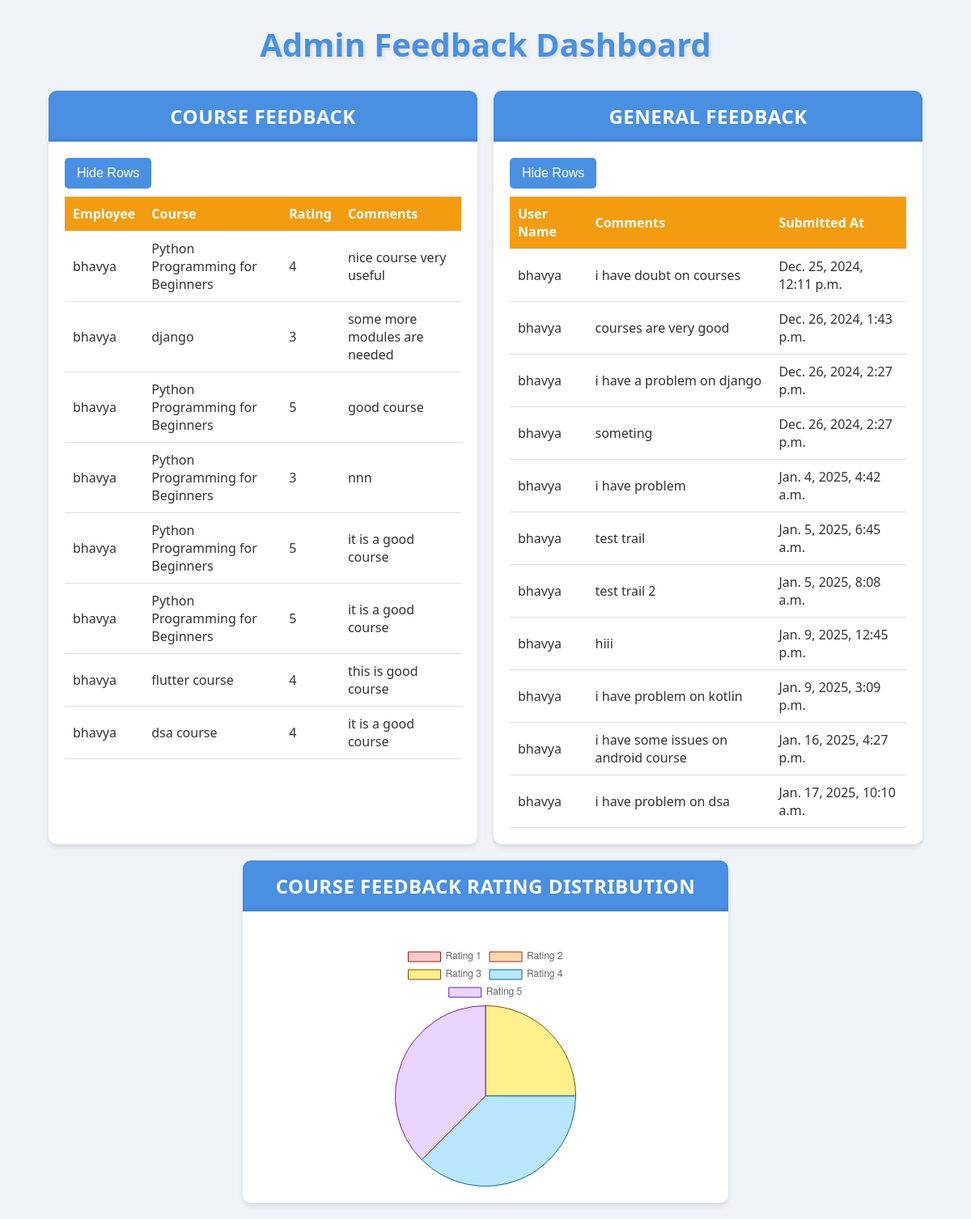
The page /dashboard/feedback_tracker/1/ (signed in) on the database its author committed.
### dashboards/models.py (models this page shows, shortened)
class Feedback(models.Model):
    feedback_id = models.AutoField(primary_key=True)
    course = models.ForeignKey('Course', on_delete=models.CASCADE)  # ForeignKey to Course
    employee = models.ForeignKey('authentication.User', on_delete=models.CASCADE)  # ForeignKey to User
    rating = models.IntegerField()  # IntegerField for ratings
    comments = models.TextField(blank=True, null=True)
    class Meta:
        constraints = [
            models.CheckConstraint(check=models.Q(rating__gte=1) & models.Q(rating__lte=5), name='rating_between_1_and_5')
        ]

class Course(models.Model):
    course_id = models.AutoField(primary_key=True)
    title = models.CharField(max_length=255, unique=True)
    description = models.TextField(null=True, blank=True)
    created_by = models.ForeignKey(
        'authentication.User',
        on_delete=models.CASCADE,
        limit_choices_to={'role__role_name': 'Admin'},
        related_name='created_courses'
    )
    created_at = models.DateTimeField(auto_now_add=True)
    employees = models.ManyToManyField(
        'authentication.User',
        related_name='enrolled_courses',
        limit_choices_to={'role__role_name': 'Employee'},
        blank=True
    )

class GeneralFeedback(models.Model):
    user = models.ForeignKey('authentication.User', on_delete=models.CASCADE)  # User providing the feedback
    comments = models.TextField()  # Feedback comments
    submitted_at = models.DateTimeField(auto_now_add=True)  # Timestamp of submission

### authentication/models.py (models this page shows, shortened)
class User(models.Model):
    name = models.CharField(max_length=100)
    email = models.EmailField(unique=True)
    password = models.CharField(max_length=255)
    role = models.ForeignKey(Role, on_delete=models.CASCADE)

### dashboards/views.py (the view)
# urls.py: path('feedback_tracker/<int:user_id>/',views.feedback_tracker,name='feedback_tracker'),
@role_required(allowed_roles=['Manager', 'Admin'])
def feedback_tracker(request, user_id):
    feedbacks = Feedback.objects.all().select_related('course', 'employee')
    general_feedback_data = GeneralFeedback.objects.all().select_related('user')
    rating_counts = (
        Feedback.objects.values('rating')
        .annotate(count=Count('rating'))
        .order_by('rating')
    )
    course_feedback_chart_data = {str(i): 0 for i in range(1, 6)}
    for rating_count in rating_counts:
        rating = str(rating_count['rating'])
        count = rating_count['count']
        course_feedback_chart_data[rating] = count
    return render(request, 'dashboards/feedback_tracker.html', {
        'course_feedback_data': feedbacks,
        'general_feedback_data': general_feedback_data,
        'course_feedback_chart_data': course_feedback_chart_data
    })

### dashboards/templates/dashboards/feedback_tracker.html (shortened to what this page needs)
{% load static %}
<!DOCTYPE html>
<html lang="en">
<head>
    <link rel="stylesheet" href="{% static 'css/feedback_tracker.css' %}?v=1.0">
</head>
<body>
    <h1 class="fade-in">Admin Feedback Dashboard</h1>
<div class="container">
    <div class="card fade-in">
        <div class="card-header">Course Feedback</div>
        <div class="card-content">
            <button id="toggleCourseRows" class="toggle-button" onclick="toggleRows('toggleCourseRows', 'courseFeedbackTable')">Hide Rows</button>
            <table id="courseFeedbackTable">
                <thead>
                    <tr>
                        <th>Employee</th>
                        <th>Course</th>
                        <th>Rating</th>
                        <th>Comments</th>
                    </tr>
                </thead>
                <tbody>
                    {% for feedback in course_feedback_data %}
                    <tr>
                        <td>{{ feedback.employee.name }}</td>
                        <td>{{ feedback.course.title }}</td>
                        <td>{{ feedback.rating }}</td>
                        <td>{{ feedback.comments }}</td>
                    </tr>
                    {% empty %}
                    <tr>
                        <td colspan="4">No feedback available.</td>
                    </tr>
                    {% endfor %}
                </tbody>
            </table>
        </div>
    </div>
    <div class="card fade-in">
        <div class="card-header">General Feedback</div>
        <div class="card-content">
            <button id="toggleGeneralRows" class="toggle-button" onclick="toggleRows('toggleGeneralRows', 'generalFeedbackTable')">Hide Rows</button>
            <table id="generalFeedbackTable">
                <thead>
                    <tr>
                        <th>User Name</th>
                        <th>Comments</th>
                        <th>Submitted At</th>
                    </tr>
                </thead>
                <tbody>
                    {% for feedback in general_feedback_data %}
                    <tr>
                        <td>{{ feedback.user.name }}</td>
                        <td>{{ feedback.comments }}</td>
                        <td>{{ feedback.submitted_at }}</td>
                    </tr>
                    {% empty %}
                    <tr>
                        <td colspan="3">No general feedback available.</td>
                    </tr>
                    {% endfor %}
                </tbody>
            </table>
        </div>
    </div>
</div>
<div class="centered-wrapper">
     <div class="card fade-in">
            <div class="card-header">Course Feedback Rating Distribution</div>
            <div class="card-content">
                <div class="chart-container">
                    <canvas id="feedbackChart"></canvas>
                </div>
            </div>
        </div>
    </div>
    <script>
        // Backend data passed dynamically
        const ratingCounts = [
        {{ course_feedback_chart_data.1|default:0 }},
        {{ course_feedback_chart_data.2|default:0 }},
        {{ course_feedback_chart_data.3|default:0 }},
        {{ course_feedback_chart_data.4|default:0 }},
        {{ course_feedback_chart_data.5|default:0 }}
    ];
        // Chart Script
        const ctx = document.getElementById('feedbackChart').getContext('2d');
        new Chart(ctx, {
            type: 'pie',
            data: {
                labels: ['Rating 1', 'Rating 2', 'Rating 3', 'Rating 4', 'Rating 5'],
                datasets: [{
                    data: ratingCounts,
                    backgroundColor: ['#fecaca', '#fed7aa', '#fef08a', '#bae6fd', '#e9d5ff'],
                    borderColor: ['#991b1b', '#9a3412', '#854d0e', '#0369a1', '#6b21a8'],
                    borderWidth: 1
                }]
            },
            options: {
                responsive: true,
                plugins: {
                    legend: {
                        position: 'top',
                    },
                    tooltip: {
                        callbacks: {
                            label: function(context) {
                                const total = ratingCounts.reduce((a, b) => a + b, 0);
                                const value = context.raw;
                                const percentage = ((value / total) * 100).toFixed(2) + '%';
                                return `${context.label}: ${value} (${percentage})`;
                            }
                        }
                    }
                }
            }
        });
        function toggleRows(buttonId, tableId) {
            const button = document.getElementById(buttonId);
            const table = document.getElementById(tableId);
            const rows = table.querySelectorAll('tbody tr');
            if (rows.length > 0) {
                // Toggle visibility
                const isHidden = rows[0].style.display === 'none';
                rows.forEach(row => row.style.display = isHidden ? '' : 'none');
                // Update button text
                button.textContent = isHidden ? 'Hide Rows' : 'Show Rows';
            }
        }
    </script>
</body>
</html>

### dashboards/static/css/feedback_tracker.css (style rules this page uses)
:root { --primary-color: #4a90e2; --secondary-color: #f39c12; --background-color: #f0f4f8; --text-color: #333; --card-background: #ffffff; }
body { font-family: 'Segoe UI', Tahoma, Geneva, Verdana, sans-serif; margin: 0; padding: 0; background-color: var(--background-color); color: var(--text-color); }
.container { width: 90%; max-width: 1200px; margin: 20px auto; display: grid; grid-template-columns: repeat(auto-fit, minmax(300px, 1fr)); gap: 20px; }
h1 { text-align: center; color: var(--primary-color); font-size: 2.5em; margin-bottom: 30px; text-shadow: 2px 2px 4px rgba(0,0,0,0.1); }
.card { background: var(--card-background); border-radius: 10px; box-shadow: 0 4px 6px rgba(0,0,0,0.1); overflow: hidden; transition: transform 0.3s ease; }
.card-header { background-color: var(--primary-color); color: white; padding: 15px; font-size: 1.2em; }
.card-content { padding: 20px; }
table { width: 100%; border-collapse: collapse; }
table th, table td { padding: 10px; text-align: left; border-bottom: 1px solid #ddd; }
table th { background-color: var(--secondary-color); color: white; }
.chart-container { height: 300px; margin-top: 20px; }
.fade-in { animation: fadeIn 0.5s ease-in; }
.centered-wrapper { display: flex; flex-direction: column; align-items: center; justify-content: center; text-align: center; margin: 20px 0; }
.card { max-width: 600px; width: 100%; }
.chart-container { display: flex; justify-content: center; width: 100%; }
.card-header { background-color: var(--primary-color); color: white; padding: 15px 20px; font-size: 1.5em; font-weight: bold; text-align: center; border-radius: 8px 8px 0 0; box-shadow: inset 0 -3px 5px rgba(0, 0, 0, 0.1); letter-spacing: 0.5px; text-transform: uppercase; }
.toggle-button { display: inline-block; padding: 10px 15px; background-color: var(--primary-color); color: white; border: none; border-radius: 5px; cursor: pointer; margin-bottom: 10px; font-size: 1em; }

### rows shown on the page
Feedback: employee.name "bhavya", course "Python Programming for Beginners", rating "4", comments "nice course very useful"
Feedback: employee.name "bhavya", course "django", rating "3", comments "some more modules are needed"
Feedback: employee.name "bhavya", course "Python Programming for Beginners", rating "5", comments "good course"
Feedback: employee.name "bhavya", course "Python Programming for Beginners", rating "3", comments "nnn"
Feedback: employee.name "bhavya", course "Python Programming for Beginners", rating "5", comments "it is a good course"
Feedback: employee.name "bhavya", course "Python Programming for Beginners", rating "5", comments "it is a good course"
Feedback: employee.name "bhavya", course "flutter course", rating "4", comments "this is good course"
Feedback: employee.name "bhavya", course "dsa course", rating "4", comments "it is a good course"
GeneralFeedback: user.name "bhavya", comments "i have doubt on courses", submitted_at "Dec. 25, 2024, 12:11 p.m."
GeneralFeedback: user.name "bhavya", comments "courses are very good", submitted_at "Dec. 26, 2024, 1:43 p.m."
GeneralFeedback: user.name "bhavya", comments "i have a problem on django", submitted_at "Dec. 26, 2024, 2:27 p.m."
GeneralFeedback: user.name "bhavya", comments "someting", submitted_at "Dec. 26, 2024, 2:27 p.m."
GeneralFeedback: user.name "bhavya", comments "i have problem", submitted_at "Jan. 4, 2025, 4:42 a.m."
GeneralFeedback: user.name "bhavya", comments "test trail", submitted_at "Jan. 5, 2025, 6:45 a.m."
GeneralFeedback: user.name "bhavya", comments "test trail 2", submitted_at "Jan. 5, 2025, 8:08 a.m."
GeneralFeedback: user.name "bhavya", comments "hiii", submitted_at "Jan. 9, 2025, 12:45 p.m."
GeneralFeedback: user.name "bhavya", comments "i have problem on kotlin", submitted_at "Jan. 9, 2025, 3:09 p.m."
GeneralFeedback: user.name "bhavya", comments "i have some issues on android course", submitted_at "Jan. 16, 2025, 4:27 p.m."
GeneralFeedback: user.name "bhavya", comments "i have problem on dsa", submitted_at "Jan. 17, 2025, 10:10 a.m."

### other values the page prints
chart data {{ course_feedback_chart_data.1|default:0 }} 0
chart data {{ course_feedback_chart_data.2|default:0 }} 0
chart data {{ course_feedback_chart_data.3|default:0 }} 2
chart data {{ course_feedback_chart_data.4|default:0 }} 3
